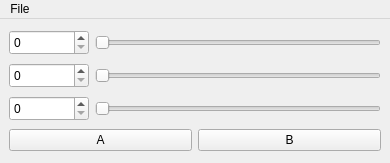
<?xml version="1.0" encoding="UTF-8"?>
<ui version="4.0">
 <class>MainWindow</class>
 <widget class="QMainWindow" name="MainWindow">
  <property name="geometry">
   <rect>
    <x>0</x>
    <y>0</y>
    <width>390</width>
    <height>163</height>
   </rect>
  </property>
  <property name="windowTitle">
   <string>MainWindow</string>
  </property>
  <widget class="QWidget" name="centralwidget">
   <layout class="QVBoxLayout" name="verticalLayout">
    <item>
     <layout class="QHBoxLayout" name="horizontalLayout">
      <item>
       <widget class="QSpinBox" name="spx_A">
        <property name="minimumSize">
         <size>
          <width>80</width>
          <height>25</height>
         </size>
        </property>
       </widget>
      </item>
      <item>
       <widget class="QSlider" name="sld_A">
        <property name="orientation">
         <enum>Qt::Horizontal</enum>
        </property>
       </widget>
      </item>
     </layout>
    </item>
    <item>
     <layout class="QHBoxLayout" name="horizontalLayout_2">
      <item>
       <widget class="QSpinBox" name="spx_B">
        <property name="minimumSize">
         <size>
          <width>80</width>
          <height>25</height>
         </size>
        </property>
       </widget>
      </item>
      <item>
       <widget class="QSlider" name="sld_B">
        <property name="orientation">
         <enum>Qt::Horizontal</enum>
        </property>
       </widget>
      </item>
     </layout>
    </item>
    <item>
     <layout class="QHBoxLayout" name="horizontalLayout_3">
      <item>
       <widget class="QSpinBox" name="spx_C">
        <property name="minimumSize">
         <size>
          <width>80</width>
          <height>25</height>
         </size>
        </property>
       </widget>
      </item>
      <item>
       <widget class="QSlider" name="sld_C">
        <property name="orientation">
         <enum>Qt::Horizontal</enum>
        </property>
       </widget>
      </item>
     </layout>
    </item>
    <item>
     <layout class="QHBoxLayout" name="horizontalLayout_4">
      <item>
       <widget class="QPushButton" name="btn_A">
        <property name="text">
         <string>A</string>
        </property>
       </widget>
      </item>
      <item>
       <widget class="QPushButton" name="btn_B">
        <property name="text">
         <string>B</string>
        </property>
       </widget>
      </item>
     </layout>
    </item>
   </layout>
  </widget>
  <widget class="QMenuBar" name="menuBar">
   <property name="geometry">
    <rect>
     <x>0</x>
     <y>0</y>
     <width>390</width>
     <height>21</height>
    </rect>
   </property>
   <widget class="QMenu" name="menuFile">
    <property name="title">
     <string>File</string>
    </property>
    <addaction name="actionNew"/>
    <addaction name="actionOpen"/>
   </widget>
   <addaction name="menuFile"/>
  </widget>
  <action name="actionNew">
   <property name="text">
    <string>New...</string>
   </property>
  </action>
  <action name="actionOpen">
   <property name="text">
    <string>Open...</string>
   </property>
  </action>
 </widget>
 <resources/>
 <connections>
  <connection>
   <sender>sld_A</sender>
   <signal>valueChanged(int)</signal>
   <receiver>spx_A</receiver>
   <slot>setValue(int)</slot>
   <hints>
    <hint type="sourcelabel">
     <x>141</x>
     <y>43</y>
    </hint>
    <hint type="destinationlabel">
     <x>54</x>
     <y>43</y>
    </hint>
   </hints>
  </connection>
  <connection>
   <sender>sld_B</sender>
   <signal>valueChanged(int)</signal>
   <receiver>spx_B</receiver>
   <slot>setValue(int)</slot>
   <hints>
    <hint type="sourcelabel">
     <x>153</x>
     <y>74</y>
    </hint>
    <hint type="destinationlabel">
     <x>27</x>
     <y>77</y>
    </hint>
   </hints>
  </connection>
  <connection>
   <sender>sld_C</sender>
   <signal>valueChanged(int)</signal>
   <receiver>spx_C</receiver>
   <slot>setValue(int)</slot>
   <hints>
    <hint type="sourcelabel">
     <x>154</x>
     <y>108</y>
    </hint>
    <hint type="destinationlabel">
     <x>54</x>
     <y>114</y>
    </hint>
   </hints>
  </connection>
 </connections>
</ui>
